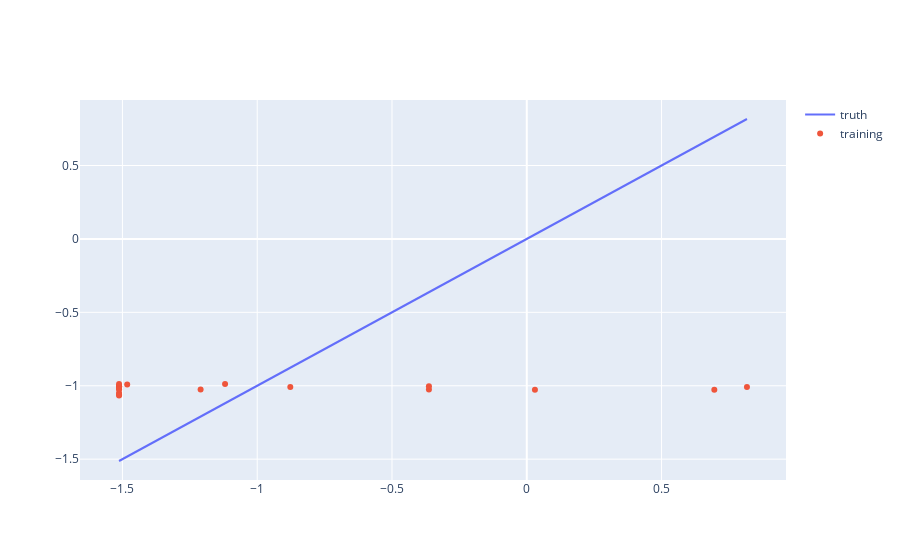

Here is the notebook cell this chart was saved with:
### Code cell
fig = go.Figure()

fig.add_trace(
    go.Scatter(x = [pred_table[pred_table["train_mask"]+pred_table["val_mask"]]["true_values"].min(),pred_table[pred_table["train_mask"]+pred_table["val_mask"]]["true_values"].max()],
               y = [pred_table[pred_table["train_mask"]+pred_table["val_mask"]]["true_values"].min(),pred_table[pred_table["train_mask"]+pred_table["val_mask"]]["true_values"].max()],
               name = "truth",
               mode = "lines")
)

fig.add_trace(
    go.Scatter(x = pred_table[pred_table["train_mask"]]["true_values"],
               y = pred_table[pred_table["train_mask"]]["pred_values"],
               name = "training",
               mode = "markers")
)

fig.add_trace(
    go.Scatter(x = pred_table[pred_table["val_mask"]]["true_values"],
               y = pred_table[pred_table["val_mask"]]["pred_values"],
               name = "validation",
               mode = "markers")
)



fig

### Figure 1 — Plotly figure (JSON) as saved in the notebook; plotly's stock layout.template omitted (floating-point values rounded to 4 significant figures)
{"data": [{"mode": "lines", "name": "truth", "type": "scatter", "x": [-1.513, 0.8168], "y": [-1.513, 0.8168]}, {"mode": "markers", "name": "training", "type": "scatter", "x": [0.03025, -0.8773, -1.513, -1.513, -1.513, 0.6958, -1.513, -1.513, -1.513, -1.21, -1.513, -1.513, -1.482, -1.513, -1.513, -0.363, -0.363, -1.119, -1.513, 0.8168], "y": [-1.027, -1.009, -1.005, -1.066, -1.049, -1.028, -1.007, -1.021, -1.004, -1.025, -1.003, -1.059, -0.9914, -1.013, -1.024, -1.025, -1.004, -0.9879, -0.9881, -1.009]}, {"mode": "markers", "name": "validation", "type": "scatter", "x": [], "y": []}], "layout": {}}
